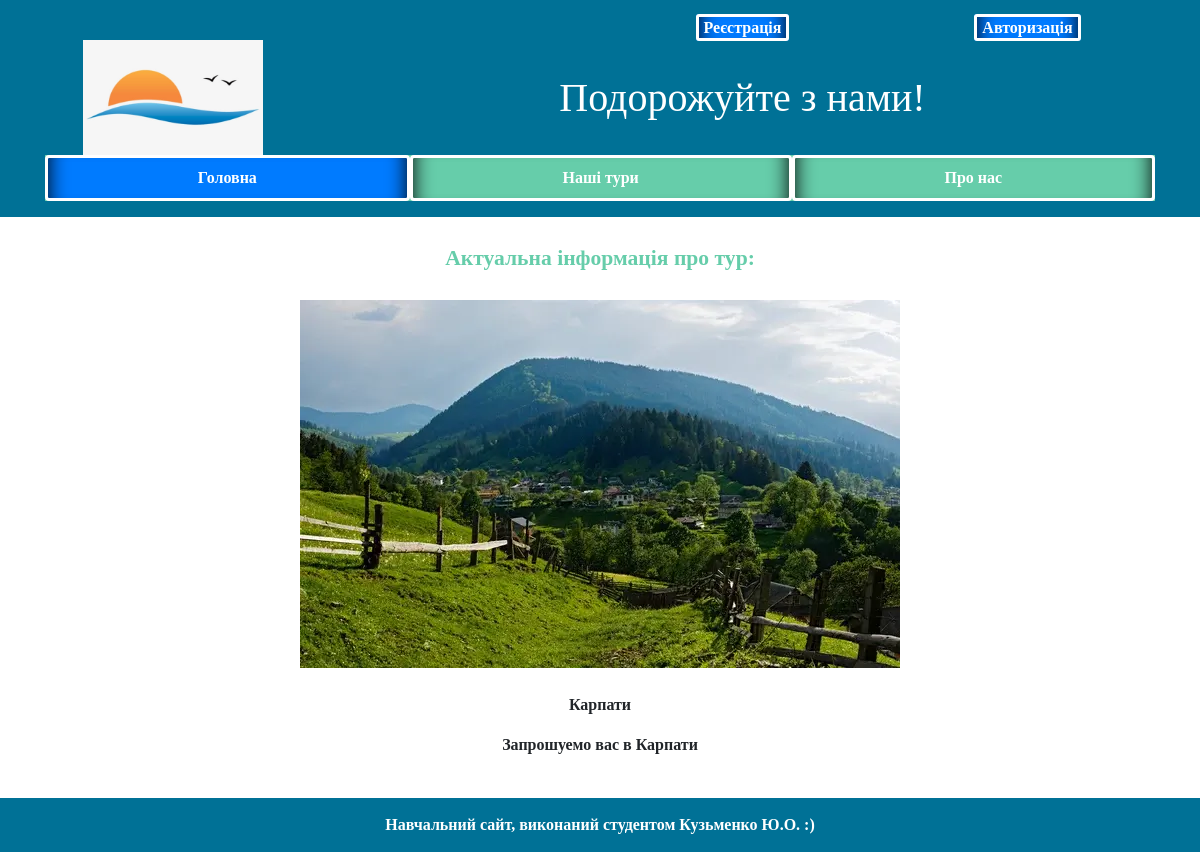
/tour.php?id=1, run on the app's committed database.
### tables this page shows
CREATE TABLE `tours` (
  `id` int(11) NOT NULL,
  `name` varchar(60) NOT NULL,
  `programm` text NOT NULL,
  `photo` varchar(60) NOT NULL
);

### tour.php (the view)
<?php include ('tpl/header.php'); ?>
  <main class="flex">
    <div class="container">
      <div class="row" id="title-text">
        <div class="col">
          Актуальна інформація про тур:
        </div>
      </div>
      <?php
      include ("dbconnect.php");
      if (!empty($_GET['id'])) {
        $tourId = $_GET['id'];
        $tours = $mysqli->query("SELECT * FROM tours WHERE id='$tourId'");
        $tour = $tours->fetch_assoc();
        $div = '<div class="row">';
        $div .= '<div class="col"><div class="country">';
        $div .= '<img src='.$tour['photo'].'>';
        $div .= '<p>'.$tour['name'].'</p>';
        $div .= '<p>'.$tour['programm'].'</p>';
        $div .= '</div></div>';
        $div .= '</div>';
        echo $div;
      } else {
        echo 'Тур не знайдено';
      }
      ?>
    </div>
  </main>
<?php include_once('tpl/footer.php'); ?>

### css/styles.css (style rules this page uses)
body, html { height: 100%; }
body { font-family:Verdana; min-height:100%; display: flex; flex-direction: column; }
.body-top { border: none; margin: auto; font-family:Verdana; font-style: normal; font-size: normal; font-weight:bold; }
main { flex: 1 0 auto; margin: 25px 0; }
#title-text { color: #66CDAA; font-size: 1.35rem; text-align: center; }
.country { display: flex; flex-direction: column; justify-content: space-between; align-items: center; }
.country img { margin: 25px 0; }

### data on the page
tours: photo (picture), name "Карпати", programm "Запрошуемо вас в Карпати"
